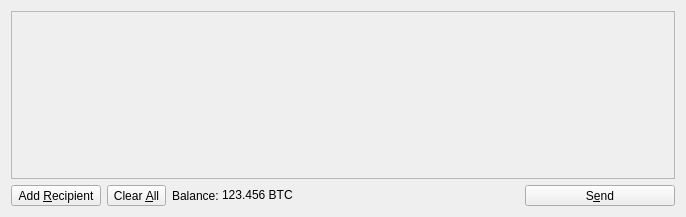
<?xml version="1.0" encoding="UTF-8"?>
<ui version="4.0">
 <class>SendCoinsDialog</class>
 <widget class="QDialog" name="SendCoinsDialog">
  <property name="geometry">
   <rect>
    <x>0</x>
    <y>0</y>
    <width>686</width>
    <height>217</height>
   </rect>
  </property>
  <property name="windowTitle">
   <string>Send Coins</string>
  </property>
  <layout class="QVBoxLayout" name="verticalLayout">
   <item>
    <widget class="QScrollArea" name="scrollArea">
     <property name="widgetResizable">
      <bool>true</bool>
     </property>
     <widget class="QWidget" name="scrollAreaWidgetContents">
      <property name="geometry">
       <rect>
        <x>0</x>
        <y>0</y>
        <width>666</width>
        <height>164</height>
       </rect>
      </property>
      <layout class="QVBoxLayout" name="verticalLayout_2">
       <property name="leftMargin">
        <number>0</number>
       </property>
       <property name="topMargin">
        <number>0</number>
       </property>
       <property name="rightMargin">
        <number>0</number>
       </property>
       <property name="bottomMargin">
        <number>0</number>
       </property>
       <item>
        <layout class="QVBoxLayout" name="entries">
         <property name="spacing">
          <number>6</number>
         </property>
        </layout>
       </item>
       <item>
        <spacer name="verticalSpacer">
         <property name="orientation">
          <enum>Qt::Vertical</enum>
         </property>
         <property name="sizeHint" stdset="0">
          <size>
           <width>20</width>
           <height>40</height>
          </size>
         </property>
        </spacer>
       </item>
      </layout>
     </widget>
    </widget>
   </item>
   <item>
    <layout class="QHBoxLayout" name="horizontalLayout">
     <item>
      <widget class="QToolButton" name="addButton">
       <property name="toolTip">
        <string>Send to multiple recipients at once</string>
       </property>
       <property name="text">
        <string>Add &amp;Recipient</string>
       </property>
       <property name="icon">
        <iconset resource="../bitcoin.qrc">
         <normaloff>:/icons/add</normaloff>:/icons/add</iconset>
       </property>
       <property name="toolButtonStyle">
        <enum>Qt::ToolButtonTextBesideIcon</enum>
       </property>
      </widget>
     </item>
     <item>
      <widget class="QToolButton" name="clearButton">
       <property name="sizePolicy">
        <sizepolicy hsizetype="Minimum" vsizetype="Fixed">
         <horstretch>0</horstretch>
         <verstretch>0</verstretch>
        </sizepolicy>
       </property>
       <property name="toolTip">
        <string>Remove all transaction fields</string>
       </property>
       <property name="text">
        <string>Clear &amp;All</string>
       </property>
       <property name="icon">
        <iconset resource="../bitcoin.qrc">
         <normaloff>:/icons/remove</normaloff>:/icons/remove</iconset>
       </property>
       <property name="autoRepeatDelay">
        <number>300</number>
       </property>
       <property name="toolButtonStyle">
        <enum>Qt::ToolButtonTextBesideIcon</enum>
       </property>
      </widget>
     </item>
     <item>
      <layout class="QHBoxLayout" name="horizontalLayout_2">
       <property name="spacing">
        <number>3</number>
       </property>
       <item>
        <widget class="QLabel" name="label">
         <property name="text">
          <string>Balance:</string>
         </property>
        </widget>
       </item>
       <item>
        <widget class="QLabel" name="labelBalance">
         <property name="cursor">
          <cursorShape>IBeamCursor</cursorShape>
         </property>
         <property name="text">
          <string>123.456 BTC</string>
         </property>
         <property name="textInteractionFlags">
          <set>Qt::LinksAccessibleByMouse|Qt::TextSelectableByKeyboard|Qt::TextSelectableByMouse</set>
         </property>
        </widget>
       </item>
      </layout>
     </item>
     <item>
      <spacer name="horizontalSpacer">
       <property name="orientation">
        <enum>Qt::Horizontal</enum>
       </property>
       <property name="sizeHint" stdset="0">
        <size>
         <width>40</width>
         <height>20</height>
        </size>
       </property>
      </spacer>
     </item>
     <item>
      <widget class="QToolButton" name="sendButton">
       <property name="minimumSize">
        <size>
         <width>150</width>
         <height>0</height>
        </size>
       </property>
       <property name="toolTip">
        <string>Confirm the send action</string>
       </property>
       <property name="text">
        <string>S&amp;end</string>
       </property>
       <property name="icon">
        <iconset resource="../bitcoin.qrc">
         <normaloff>:/icons/sent_coins</normaloff>:/icons/sent_coins</iconset>
       </property>
       <property name="toolButtonStyle">
        <enum>Qt::ToolButtonTextBesideIcon</enum>
       </property>
      </widget>
     </item>
    </layout>
   </item>
  </layout>
 </widget>
 <resources>
  <include location="../bitcoin.qrc"/>
 </resources>
 <connections/>
</ui>
